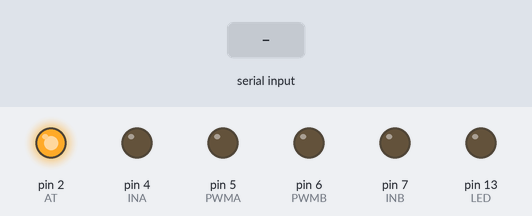
Bench run of a sketch on a simulated Arduino Uno, built with avr-gcc and run on an emulated ATmega328P. Parts: output pins drawn as LEDs (lit = HIGH). Inputs (shaded band) come from the test bench. What the sketch prints to the serial monitor is not drawn.

Above: at 1.8 s.
1.9 s: "g" received over Serial
At 3.0 s:
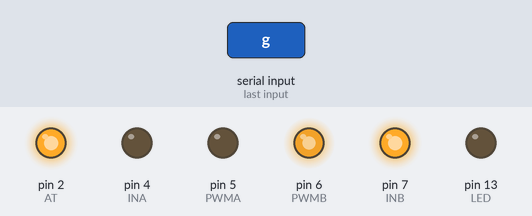
3.4 s: "b" received over Serial
At 4.2 s:
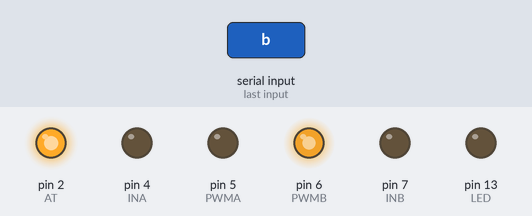
4.9 s: "1" received over Serial
At 5.3 s:
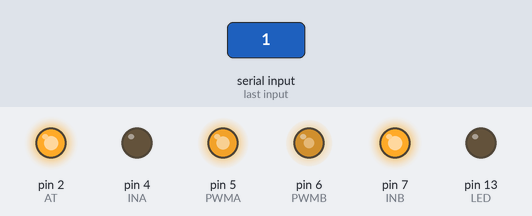
6.4 s: "2" received over Serial
At 7.6 s:
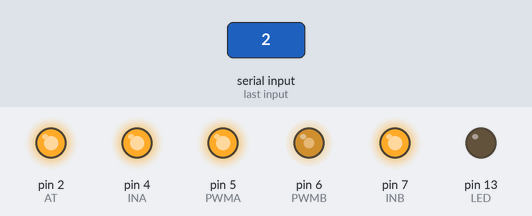
7.9 s: "3" received over Serial
At 8.8 s:
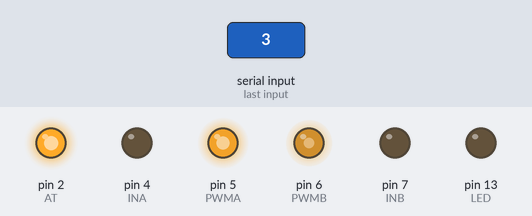
9.4 s: "4" received over Serial
At 10.0 s:
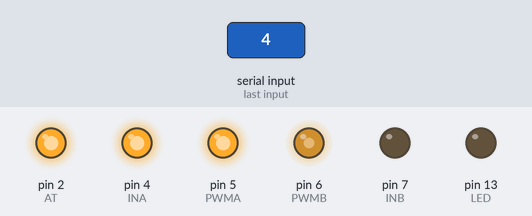
Timing chart, 0 to 11.9 s (numbered marks = the images above; inputs shaded):
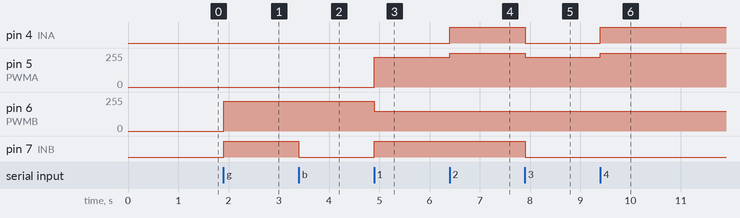

Measured:
- after the input at 1.9 s, pin 6 (PWMB): 0/255 → 225/255 at once; pin 7 (INB): LOW → HIGH at once
- after the input at 3.4 s, pin 7 (INB): HIGH → LOW at once
- after the input at 4.9 s, pin 5 (PWMA): 0/255 → 225/255 at once; pin 6 (PWMB): 225/255 → 150/255 at once; pin 7 (INB): LOW → HIGH at once
- after the input at 6.4 s, pin 4 (INA): LOW → HIGH at once; pin 5 (PWMA): 225/255 → 255/255 at once
- after the input at 7.9 s, pin 4 (INA), pin 7 (INB): HIGH → LOW at once; pin 5 (PWMA): 255/255 → 225/255 at once
- after the input at 9.4 s, pin 4 (INA): LOW → HIGH at once; pin 5 (PWMA): 225/255 → 255/255 at once

The sketch:

BLE_car.ino
```cpp
#define AT 2
#define LED 13
int INA = 4; //电机A正反转控制端
int PWMA = 5; //电机A调速端
int INB = 7; //电机B正反转控制端
int PWMB = 6; //电机B调速端

void motosp(int sp1,int sp2)//声明电机速度控制函数。括号内定义的变量分别为左右电机速
//度值，范围-255～+255，正值为正转，负值为反转。
{
  if(sp1>0) {
   digitalWrite(INA, HIGH);
  }
  else
  {
   digitalWrite(INA, LOW);
  }
  if(sp2>0)
  {
   digitalWrite(INB, HIGH);
  }
  else
  {
   digitalWrite(INB, LOW);
  }
  analogWrite(PWMA,abs (sp1));
  analogWrite(PWMB,abs (sp2));
}

void setup() {
  // put your setup code here, to run once:
pinMode(LED,OUTPUT);
  pinMode(AT,OUTPUT);
  digitalWrite(AT,HIGH); //AT的电平给高，用于输入AT指令
  Serial.begin(9600);//这里应该和你的模块通信波特率一致
  delay(100);
  Serial.println("AT");
  delay(100);
  Serial.println("AT+NAME=ICAT-BT02");//命名模块名
  delay(100);
  Serial.println("AT+ROLE=0");//设置主从模式：0从机，1主机
  delay(100);
  Serial.println("AT+PSWD=1234");//设置配对密码，如1234
  delay(100);
  Serial.println("AT+UART=9600,0,0");//设置波特率9600，停止位1，校验位无
  delay(100);
  Serial.println("AT+RMAAD");//清空配对列表
  pinMode(INA,OUTPUT);
  pinMode(INB,OUTPUT);
}

void loop()
{
  int cd=Serial.read(); //从串口读取一个字符
  switch(cd){
  case 'g'://前进
    motosp(0,225);
    break;

  case 'b'://后退
    motosp(0,-225);
    break;

    case '1'://左前
    motosp(-225,150);
    break;

    case '2'://右前
    motosp(255,150);
    break;

    case '3'://左后
    motosp(-225,-150);
    break;

    case '4'://右后
    motosp(255,-150);
    break;

    case '0'://停
    motosp(0,0);
    break;
  }
   delay(100);
}
```
